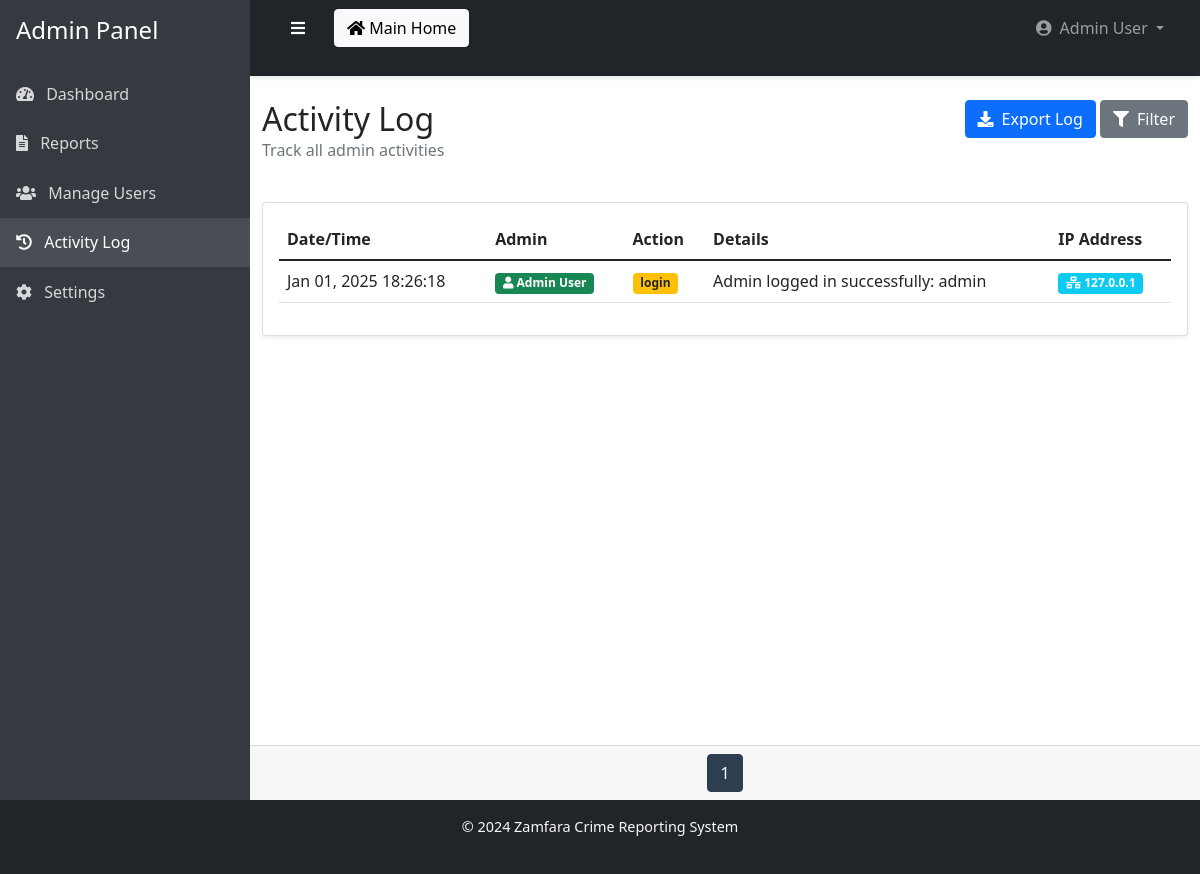
The page /pages/admin/activity_log.php (signed in) on the database its author committed.
### tables this page shows
CREATE TABLE `admin_activity_log` (
  `id` int(11) NOT NULL,
  `admin_id` int(11) DEFAULT NULL,
  `action` varchar(50) NOT NULL,
  `details` text DEFAULT NULL,
  `ip_address` varchar(45) DEFAULT NULL,
  `user_agent` varchar(255) DEFAULT NULL,
  `created_at` timestamp NOT NULL DEFAULT current_timestamp()
);

### classes/ActivityLogger.php (called while the page is built, shortened)
<?php
class ActivityLogger {
    private $conn;
    public function __construct($conn) {
        $this->conn = $conn;
    }
    public function getActivityLog($page = 1, $limit = 20) {
        $offset = ($page - 1) * $limit;
        $query = "SELECT l.*, a.username, a.name
                 FROM admin_activity_log l
                 LEFT JOIN admins a ON l.admin_id = a.id
                 ORDER BY l.created_at DESC
                 LIMIT ?, ?";
        $stmt = $this->conn->prepare($query);
        $stmt->bind_param("ii", $offset, $limit);
        $stmt->execute();
        return $stmt->get_result();
    }
}

### pages/admin/activity_log.php (the view, shortened to what this page needs)
<?php
require_once '../../includes/database.php';
require_once '../../classes/ActivityLogger.php';
include '../../includes/admin_header.php';
$page = isset($_GET['page']) ? (int)$_GET['page'] : 1;
$records_per_page = 20;
$total_records_query = "SELECT COUNT(*) as total FROM admin_activity_log";
$result = $conn->query($total_records_query);
$total_records = $result->fetch_assoc()['total'];
$total_pages = ceil($total_records / $records_per_page);
$logger = new ActivityLogger($conn);
$activities = $logger->getActivityLog($page, $records_per_page);
?>
<div class="container-fluid py-4">
    <div class="row mb-4">
        <div class="col-md-6">
            <h2 class="mb-0">Activity Log</h2>
            <p class="text-muted">Track all admin activities</p>
        </div>
        <div class="col-md-6 text-end">
            <button class="btn btn-primary" onclick="exportActivityLog()">
                <i class="fas fa-download me-2"></i>Export Log
            </button>
            <button class="btn btn-secondary" onclick="filterActivities()">
                <i class="fas fa-filter me-2"></i>Filter
            </button>
        </div>
    </div>
  <div class="card shadow-sm">
    <div class="card-body">
        <div class="table-responsive">
            <table class="table table-hover" id="activityTable">
                    <thead>
                        <tr>
                            <th>Date/Time</th>
                            <th>Admin</th>
                            <th>Action</th>
                            <th>Details</th>
                            <th>IP Address</th>
                        </tr>
                    </thead>
                    <tbody>
                        <?php while($activity = $activities->fetch_assoc()): ?>
                            <tr>
                                <td>
                                    <?php echo date('M d, Y H:i:s', strtotime($activity['created_at'])); ?>
                                </td>
                                <td>
                                    <span class="badge bg-success text-white">
                                     <i class="fas fa-user mr-1"></i>
                                    <?php echo htmlspecialchars($activity['name'] ?? $activity['username']); ?>
                                    </span>
                                </td>
                                <td>
                                    <span class="badge bg-warning text-dark">
                                        <?php echo htmlspecialchars($activity['action']); ?>
                                    </span>
                                </td>
                                <td>
                                    <?php echo htmlspecialchars($activity['details']); ?>
                                </td>
                                <td> <span class="badge bg-info text-white">
                                    <i class="fas fa-network-wired mr-1"></i>
                                    <?php echo htmlspecialchars($activity['ip_address']); ?>
                                    </span>
                                </td>
                            </tr>
                        <?php endwhile; ?>
                    </tbody>
                </table>
            </div>
        </div>
    </div>
</div>
  <div class="card-footer">
    <nav aria-label="Activity log navigation">
        <ul class="pagination justify-content-center">
            <?php
            $start_page = max(1, $page - 2);
            $end_page = min($total_pages, $page + 2);
            for ($i = $start_page; $i <= $end_page; $i++) {
                $active = $page == $i ? 'active' : '';
                echo "<li class='page-item {$active}'><a class='page-link' href='?page={$i}'>{$i}</a></li>";
            }
            ?>
        </ul>
    </nav>
</div>
<?php include '../../includes/admin_footer.php'; ?>

### assets/css/admin.css (style rules this page uses)
.container-fluid { flex: 1; padding-bottom: 20px; }
.card { margin-bottom: 20px; box-shadow: 0 0.15rem 1.75rem 0 rgba(58, 59, 69, 0.15); }
.table td, .table th { vertical-align: middle; }

### pages/admin/activity_log.php (style rules this page uses)
.pagination { margin-bottom: 0; }
.page-link { color: #2c3e50; border-color: #dee2e6; }
.page-item.active .page-link { background-color: #2c3e50; border-color: #2c3e50; }

### rows shown on the page
admin_activity_log: created_at "Jan 01, 2025 18:26:18", admin.name "Admin User", action "login", details "Admin logged in successfully: admin", ip_address "127.0.0.1"

### other values the page prints
$_SESSION['admin_name'] "Admin User"
